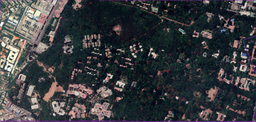
#> input picture Images/pic40.png, 256 x 122 px, shrunk from 1359 x 648 before the run, found by its file name
$ python green.py
#> lines starting #> are read from the running program, lines starting #| are printed output that depends on the picture; long printed decimals are rounded
import cv2

im=cv2.imread('pic40.png')
#> im is the input picture: shape (122, 256, 3); mean B, G, R 63.8, 60.3, 58.2

f=open('input.txt','w')

#ngrid size, u have to enter
ngrid=1
xlist = list(range(0, im.shape[0], ngrid))
#> xlist = 122 values from 0 to 121
ylist = list(range(0, im.shape[1], ngrid))
#> ylist = 256 values from 0 to 255
#xlist.pop(-1)
#ylist.pop(-1)

for i in xlist:
    for j in ylist:
        print(i,j,ngrid,',',end=' ',file=f)

f.close()


def gridshade(im, y, x, ngrid):
    c = 0
    for i in range(ngrid):
        for j in range(ngrid):
            if(shade(im[y+i][x+j])):
                c += 1
    #threshold
    if c/(ngrid**2) >= 0.6:
        return ngrid**2
    else:
        return 0


def shade(pix):
    # if pix[0] < 10 and pix[1] < 10 and pix[2] < 10 or pix[0] < 60 and pix[1] < 100 and pix[2] < 50:
    #     return 1
    # return 0
    if ((pix[0]>=22 and pix[0]<=140) and (pix[1]>=13 and pix[1]<=255) and (pix[2]>=0 and pix[2]<=225)):
        return 1
    elif(pix[2]>=0 and pix[2]<=25):
        return 0
    return 0


def gridcolor(im, y, x, ngrid):
    for i in range(ngrid):
        for j in range(ngrid):
            im[y+i][x+j][0] = 0
            im[y+i][x+j][1] = 255
            im[y+i][x+j][2] = 0

c=0

img = cv2.imread('pic40.png',-1)


grid_RGB = cv2.cvtColor(img, cv2.COLOR_BGR2RGB)
#cv2.imshow('rgb',grid_RGB)
#cv2.waitKey(0)

image = cv2.cvtColor(grid_RGB, cv2.COLOR_RGB2HSV)
#> image: shape (122, 256, 3); mean H, S, V 90.6, 93.9, 70.3
imager = cv2.imread('pic40.png',-1)
#cv2.imshow("hsv",grid_HSV)
#cv2.waitKey(0)


f1=open('input.txt','r')
lr=f1.read()
l = lr.split(',')
l.pop(-1)
for i in l:
    i = i.split()
    if gridshade(image, int(i[0]), int(i[1]), int(i[2])):
        c+=1
        gridcolor(imager, int(i[0]), int(i[1]), int(i[2]))
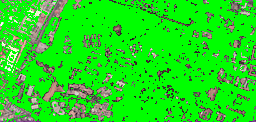
#> imager: shape (122, 256, 4); mean B, G, R, A 29.2, 217.1, 34.7, 255
#> after the loop, c = 22965


cv2.imshow('gbr',img)
cv2.waitKey(0)

cv2.imshow("hello", imager)
cv2.waitKey(0)
cv2.destroyAllWindows()
print(str(c/(imager.shape[0]*imager.shape[1])*110*(ngrid**2)))
#| 80.883

$ run again, with Images/pic1.png copied over Images/pic40.png
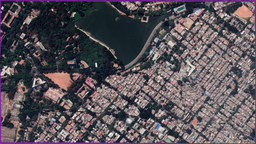
#> input picture Images/pic1.png, 256 x 144 px, shrunk from 1485 x 834 before the run, found by its file name
#> im is the input picture: shape (144, 256, 3); mean B, G, R 89.5, 83.6, 90
#> image: shape (144, 256, 3); mean H, S, V 91.4, 67.4, 98.7
#> after the loop `for i in l:`:
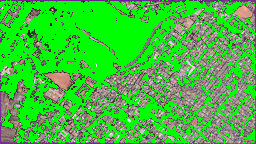
#> imager: shape (144, 256, 4); mean B, G, R, A 61.9, 187, 70.2, 255
#> after the loop `for i in l:`: c = 18365
#| 54.800

$ run again, with Images/pic10.png copied over Images/pic40.png
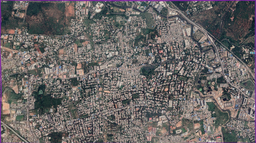
#> input picture Images/pic10.png, 256 x 143 px, shrunk from 1429 x 796 before the run, found by its file name
#> im is the input picture: shape (143, 256, 3); mean B, G, R 101.2, 102.1, 105.9
#> image: shape (143, 256, 3); mean H, S, V 58.4, 38.3, 111.2
#> after the loop `for i in l:`:
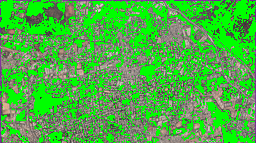
#> imager: shape (143, 256, 4); mean B, G, R, A 70.2, 172.8, 78.7, 255
#> after the loop `for i in l:`: c = 14536
#| 43.678

$ run again, with Images/pic11.png copied over Images/pic40.png
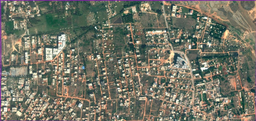
#> input picture Images/pic11.png, 256 x 121 px, shrunk from 1566 x 741 before the run, found by its file name
#> im is the input picture: shape (121, 256, 3); mean B, G, R 102, 116.3, 115.4
#> image: shape (121, 256, 3); mean H, S, V 45.7, 57.6, 124.5
#> after the loop `for i in l:`:
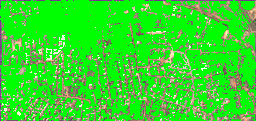
#> imager: shape (121, 256, 4); mean B, G, R, A 39, 218.5, 51.8, 255
#> after the loop `for i in l:`: c = 21108
#| 74.957
